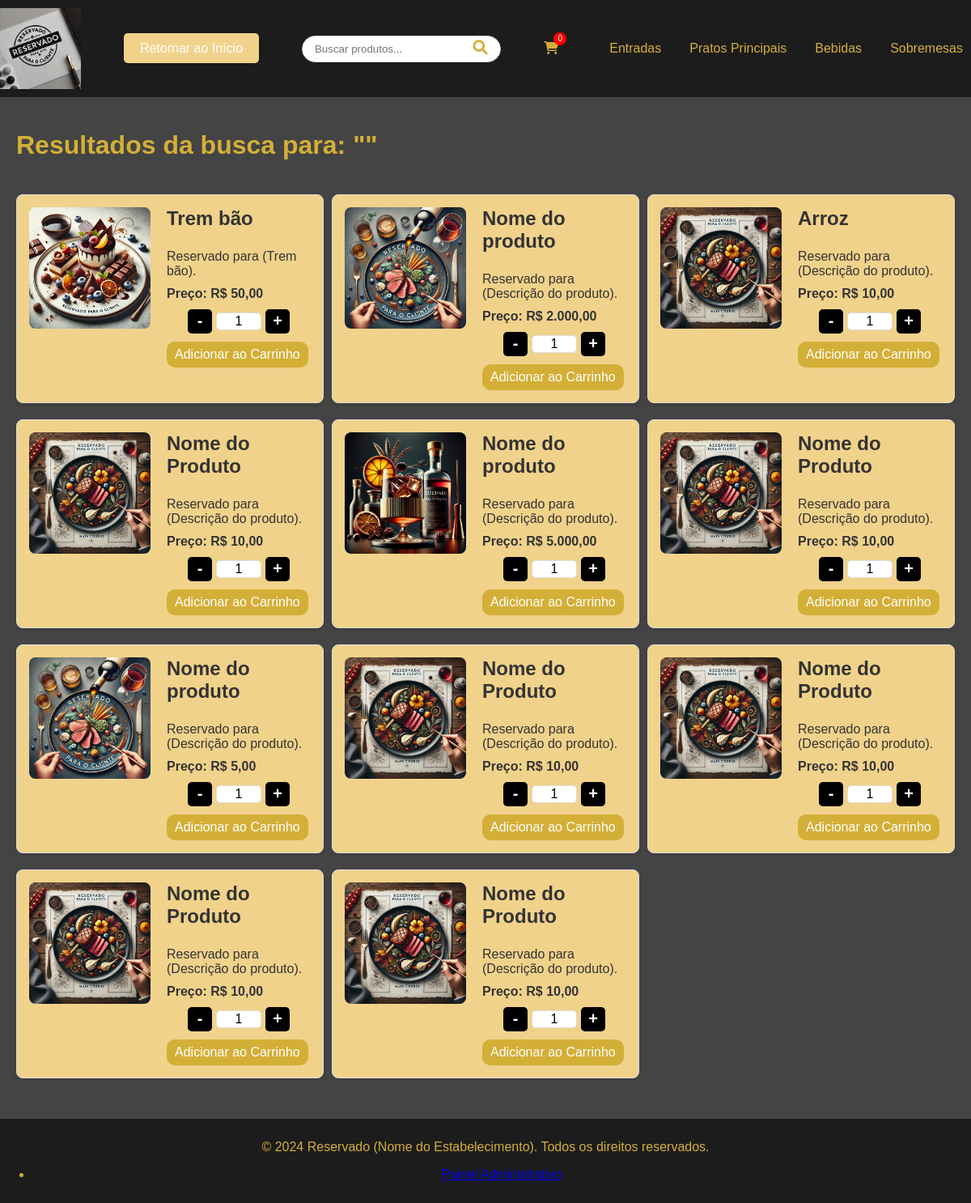
Screenshot of /busca.php (signed in) with the database file from the repository.
### tables this page shows
CREATE TABLE `produtos` (
  `id` int NOT NULL AUTO_INCREMENT,
  `nome` varchar(255) NOT NULL,
  `descricao` text NOT NULL,
  `preco` decimal(10,2) NOT NULL,
  `categoria` enum('entradas','principais','bebidas','sobremesas') NOT NULL,
  `imagem` varchar(255) DEFAULT NULL,
  `data_criacao` timestamp NULL DEFAULT CURRENT_TIMESTAMP,
  PRIMARY KEY (`id`)
);

### busca.php (the view, shortened to what this page needs)
<?php
include 'header.php';
require_once $_SERVER['DOCUMENT_ROOT'] . '/cardapio-dinamico/db/conexao.php';
$base_url = '/cardapio-dinamico/admin/uploads/produtos/';
$termo_busca = isset($_GET['q']) ? $_GET['q'] : '';
$stmt = $pdo->prepare("SELECT * FROM produtos WHERE nome LIKE :termo OR descricao LIKE :termo");
$stmt->bindValue(':termo', '%' . $termo_busca . '%');
$stmt->execute();
$produtos = $stmt->fetchAll(PDO::FETCH_ASSOC);
?>
<!DOCTYPE html>
<html lang="pt-BR">
<head>
    <link rel="stylesheet" href="../assets/css/style.css?v=<?php echo time(); ?>">
</head>
<body>
    <h1>Resultados da busca para: "<?php echo htmlspecialchars($termo_busca); ?>"</h1>
    <div class="produtos-container">
        <?php if (count($produtos) > 0): ?>
            <?php foreach ($produtos as $produto): ?>
                <div class="produto-item">
                    <div class="produto-imagem">
                        <?php if ($produto['imagem']): ?>
                            <img src="<?php echo $base_url . htmlspecialchars($produto['imagem']); ?>" alt="<?php echo htmlspecialchars($produto['nome']); ?>">
                        <?php endif; ?>
                    </div>
                    <div class="produto-info">
                        <h3><?php echo htmlspecialchars($produto['nome']); ?></h3>
                        <p><?php echo htmlspecialchars($produto['descricao']); ?></p>
                        <p class="preco">Preço: R$ <?php echo number_format($produto['preco'], 2, ',', '.'); ?></p>
                        <form class="adicionar-carrinho-form">
                            <div class="quantidade-container">
                                <button type="button" class="quantidade-btn diminuir">-</button>
                                <input type="number" name="quantidade" value="1" min="1" required class="quantidade-input">
                                <button type="button" class="quantidade-btn aumentar">+</button>
                            </div>
                            <button type="button" class="adicionar-carrinho-btn">Adicionar ao Carrinho</button>
                        </form>
                    </div>
                </div>
            <?php endforeach; ?>
        <?php else: ?>
            <p>Nenhum produto encontrado para o termo "<?php echo htmlspecialchars($termo_busca); ?>"</p>
        <?php endif; ?>
    </div>
    <?php include 'footer.php'; ?>
</body>
</html>

### assets/css/carrinho.css (style rules this page uses)
.produto-item { position: relative; padding: 15px; border: 1px solid #ddd; margin-bottom: 10px; }
.adicionar-carrinho-btn { background-color: #d4af37; color: white; padding: 7px 10px; border: none; border-radius: 10px; font-size: 16px; cursor: pointer; transition: background-color 0.3s ease; }
.quantidade-container { display: flex; align-items: center; justify-content: center; margin-bottom: 10px; }
.quantidade-btn { background-color: #000; color: white; border: none; width: 30px; height: 30px; font-size: 20px; font-weight: bold; cursor: pointer; display: flex; align-items: center; justify-content: center; border-radius: 5px; margin: 0 5px; }
.quantidade-input { width: 50px; text-align: center; font-size: 16px; border: 1px solid #ddd; border-radius: 5px; }
input[type=number] { -webkit-appearance: none; -moz-appearance: textfield; appearance: none; }

### assets/css/global.css (style rules this page uses)
html, body { height: 100%; margin: 0; }
body { display: flex; flex-direction: column; font-family: Arial, sans-serif; background-color: #444; color: #d4af37; margin: 0; padding: 0; }
.produtos-container { display: grid; grid-template-columns: repeat(3, 1fr); gap: 10px; padding: 20px 0; }
.produto-item { background-color: #f0d28b; border: 1px solid #ddd; border-radius: 8px; overflow: hidden; padding: 15px; box-shadow: 0 2px 5px rgba(0, 0, 0, 0.1); transition: transform 0.2s ease; display: flex; align-items: flex-start; }
.produto-imagem img { max-width: 150px; height: auto; margin-right: 20px; border-radius: 8px; display: block; }
.produto-info { flex-grow: 1; }
.produto-info h3 { margin-top: 0; font-size: 1.5em; color: #333; }
.produto-info p { margin: 10px 0; color: #333; }
.produto-info .preco { font-weight: bold; color: #333; }

### rows the page displays
produtos: imagem (picture), nome "Trem bão", descricao "Reservado para (Trem bão).", preco "50,00"
produtos: imagem (picture), nome "Nome do produto", descricao "Reservado para (Descrição do produto).", preco "2.000,00"
produtos: imagem (picture), nome "Arroz", descricao "Reservado para (Descrição do produto).", preco "10,00"
produtos: imagem (picture), nome "Nome do Produto", descricao "Reservado para (Descrição do produto).", preco "10,00"
produtos: imagem (picture), nome "Nome do produto", descricao "Reservado para (Descrição do produto).", preco "5.000,00"
produtos: imagem (picture), nome "Nome do Produto", descricao "Reservado para (Descrição do produto).", preco "10,00"
produtos: imagem (picture), nome "Nome do produto", descricao "Reservado para (Descrição do produto).", preco "5,00"
produtos: imagem (picture), nome "Nome do Produto", descricao "Reservado para (Descrição do produto).", preco "10,00"
produtos: imagem (picture), nome "Nome do Produto", descricao "Reservado para (Descrição do produto).", preco "10,00"
produtos: imagem (picture), nome "Nome do Produto", descricao "Reservado para (Descrição do produto).", preco "10,00"
produtos: imagem (picture), nome "Nome do Produto", descricao "Reservado para (Descrição do produto).", preco "10,00"

### other values shown
$section['title'] "Entradas"
$section['title'] "Pratos Principais"
$section['title'] "Bebidas"
$section['title'] "Sobremesas"
$site_name "Reservado (Nome do Estabelecimento)"
